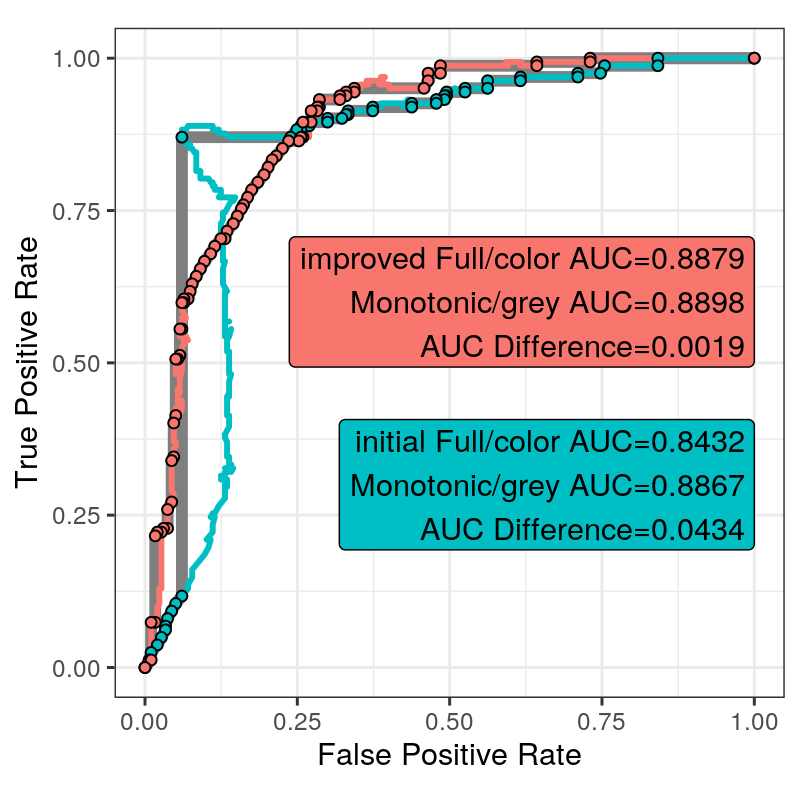

Source code (R):
source("packages.R")

auc.improved <- readRDS("auc.improved.rds")

norm.list <- list(
  l1=function(x)sum(abs(x)),
  l0=function(x)sum(x != 0))
norm.dt <- auc.improved[, {
  diff.wide <- roc[[1]][, lapply(.SD, diff), .SDcols=c("FPR","TPR")]
  diff.tall <- melt(diff.wide, measure=c("FPR", "TPR"))
  data.table(norm.name=names(norm.list))[, {
    norm.fun <- norm.list[[norm.name]]
    diff.tall[value!=0, .(
      norm.value=as.numeric(norm.fun(value))
    ), by=.(variable, sign=sign(value))]
  }, by=norm.name]
}, by=.(fold, set.name, initialization, pred.name)]
norm.wide <- dcast(
  norm.dt, 
  fold + set.name + initialization + variable + 
  sign + norm.name ~ pred.name , value.var="norm.value")
norm.wide[abs(improved - initial)>1e-5] ##??

moves.dt <- auc.improved[order(-min.thresh), {
  diff.wide <- roc[[1]][, lapply(.SD, diff), .SDcols=c("FPR","TPR")]
  diff.wide[, `:=`(
    fp.move = fcase(
      FPR > 0, "right",
      FPR < 0, "left"),
    tp.move = fcase(
      TPR > 0, "up",
      TPR < 0, "down"))
    ][, move := fcase(
      !is.na(fp.move) & !is.na(tp.move), paste0(tp.move, "+", fp.move),
      is.na(fp.move), tp.move,
      is.na(tp.move), fp.move
    )]
  diff.wide[, .(
    moves=as.numeric(.N),
    FPR=sum(FPR),
    TPR=sum(TPR)
  ), by=move]
}, by=.(fold, set.name, initialization, pred.name)]
moves.dt[is.na(move)]
moves.tall <- melt(moves.dt, measure=c("moves", "FPR", "TPR"))
moves.wide <- dcast(
  moves.tall, 
  fold + set.name + initialization + variable + move ~ pred.name)
moves.wide[order(initial-improved)]

auc.wide <- dcast(
  auc.improved,
  fold + set.name + initialization ~ pred.name , value.var="auc")
best <- auc.wide[initialization=="min.error"][order(initial-improved)][1]

on.vec <- c("fold", "set.name", "initialization")
auc.improved[best, on=on.vec]
moves.wide[best, .(
  move, variable, initial, improved, diff=round(initial-improved, 6)
), on=on.vec]

roc.dt <- auc.improved[, {
  roc[[1]][, .(
    thresh=c(-Inf,max.thresh), FPR=c(1,FPR), TPR=c(1,TPR)
  )]
}, by=.(fold, set.name, initialization, pred.name)]
roc.best <- roc.dt[best, on=on.vec]

regular.roc <- roc.dt[, {
  reg.dt <- data.table(
    FPR=cummin(FPR), TPR=cummin(TPR)
  )
  for(XPR in c("FPR","TPR")){
    reg.dt[, count := .N, by=XPR]
    reg.dt[, keep := TRUE]
    reg.dt[count>1, keep := c(TRUE, rep(FALSE,.N-2), TRUE), by=XPR]
    reg.dt <- reg.dt[keep==TRUE]
  }
  reg.dt
}, by=.(fold, set.name, initialization, pred.name)]
regular.auc <- regular.roc[, {
  AUC.WeightedROC <- WeightedROC::WeightedAUC(.SD)
  AUC.geometry <- geometry::polyarea(c(FPR,1), c(TPR,0))
  if(!isTRUE(all.equal(AUC.WeightedROC, AUC.geometry))){
    print(rbind(AUC.WeightedROC, AUC.geometry))
    print(.SD)
    browser()
  }
  data.table(auc.regular=AUC.WeightedROC)
}, by=.(fold, set.name, initialization, pred.name)]
auc.both <- auc.improved[regular.auc, on=.NATURAL]
auc.best <- auc.both[best, .(pred.name, auc, auc.regular), on=on.vec]
regular.best <- regular.roc[best, on=on.vec]
auc.best[, `:=`(diff=auc.regular-auc, y=c(0.3, 0.6))]

gg <- ggplot()+
  theme_bw()+
  theme(legend.position="none")+
  coord_equal()+
  geom_label(aes(
    1, y, 
    fill=pred.name,
    label=sprintf(
      "%s Full/color AUC=%.4f\nMonotonic/grey AUC=%.4f\n AUC Difference=%.4f",
      pred.name, auc, auc.regular, diff)),
    hjust=1,
    data=auc.best)+
  geom_path(aes(
    FPR, TPR, group=pred.name),
    size=2,
    color="grey50",
    data=regular.best)+
  geom_path(aes(
    FPR, TPR, color=pred.name),
    size=1,
    data=roc.best)+
  geom_point(aes(
    FPR, TPR, fill=pred.name),
    shape=21,
    data=regular.best)+
  scale_x_continuous(
    "False Positive Rate")+
  scale_y_continuous(
    "True Positive Rate")
png("figure-auc-improved.png", width=4, height=4, units="in", res=200)
print(gg)
dev.off()
